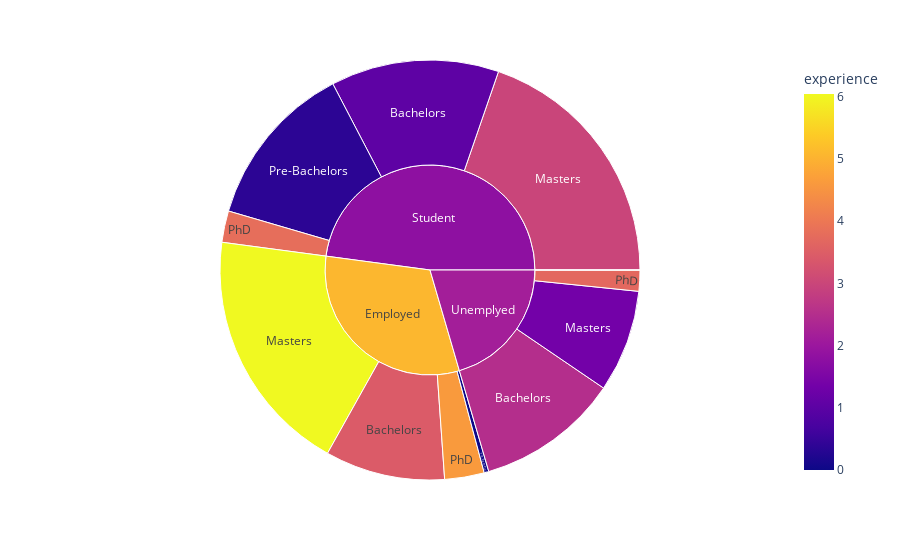

Notebook cell for this chart:
### Code cell
fig = px.sunburst(df, path=['employment', 'qaulification'], values='coding_duration',
                  color='experience', hover_data=['location'])
fig.show()

### Figure 1 — Plotly figure (JSON) as saved in the notebook; plotly's stock layout.template omitted (floating-point values rounded to 4 significant figures)
{"data": [{"branchvalues": "total", "customdata": [["(?)", 3.442], ["(?)", 1.039], ["(?)", 2.508], ["(?)", 6.045], ["(?)", 2.979], ["(?)", 1.352], ["(?)", 4.609], ["(?)", 3.815], ["(?)", 3.694], ["Pakistan", 0], ["(?)", 0.3706], ["Pakistan", 0], ["(?)", 5.079], ["(?)", 1.799], ["(?)", 2.156]], "domain": {"x": [0, 1], "y": [0, 1]}, "hovertemplate": "labels=%{label}<br>coding_duration=%{value}<br>parent=%{parent}<br>id=%{id}<br>location=%{customdata[0]}<br>experience=%{color}<extra></extra>", "ids": ["Employed/Bachelors", "Student/Bachelors", "Unemplyed/Bachelors", "Employed/Masters", "Student/Masters", "Unemplyed/Masters", "Employed/PhD", "Student/PhD", "Unemplyed/PhD", "Employed/Pre-Bachelors", "Student/Pre-Bachelors", "Unemplyed/Pre-Bachelors", "Employed", "Student", "Unemplyed"], "labels": ["Bachelors", "Bachelors", "Bachelors", "Masters", "Masters", "Masters", "PhD", "PhD", "PhD", "Pre-Bachelors", "Pre-Bachelors", "Pre-Bachelors", "Employed", "Student", "Unemplyed"], "marker": {"coloraxis": "coloraxis", "colors": [3.442, 1.039, 2.508, 6.045, 2.979, 1.352, 4.609, 3.815, 3.694, 0, 0.3706, 0, 5.079, 1.799, 2.156]}, "name": "", "parents": ["Employed", "Student", "Unemplyed", "Employed", "Student", "Unemplyed", "Employed", "Student", "Unemplyed", "Employed", "Student", "Unemplyed", "", "", ""], "type": "sunburst", "values": [103, 144.5, 122.5, 212, 220, 88, 34, 27, 18, 4, 143, 0.1, 353, 534.5, 228.6]}], "layout": {"coloraxis": {"colorbar": {"title": {"text": "experience"}}, "colorscale": [[0, "#0d0887"], [0.1111, "#46039f"], [0.2222, "#7201a8"], [0.3333, "#9c179e"], [0.4444, "#bd3786"], [0.5556, "#d8576b"], [0.6667, "#ed7953"], [0.7778, "#fb9f3a"], [0.8889, "#fdca26"], [1, "#f0f921"]]}, "legend": {"tracegroupgap": 0}, "margin": {"t": 60}}}
